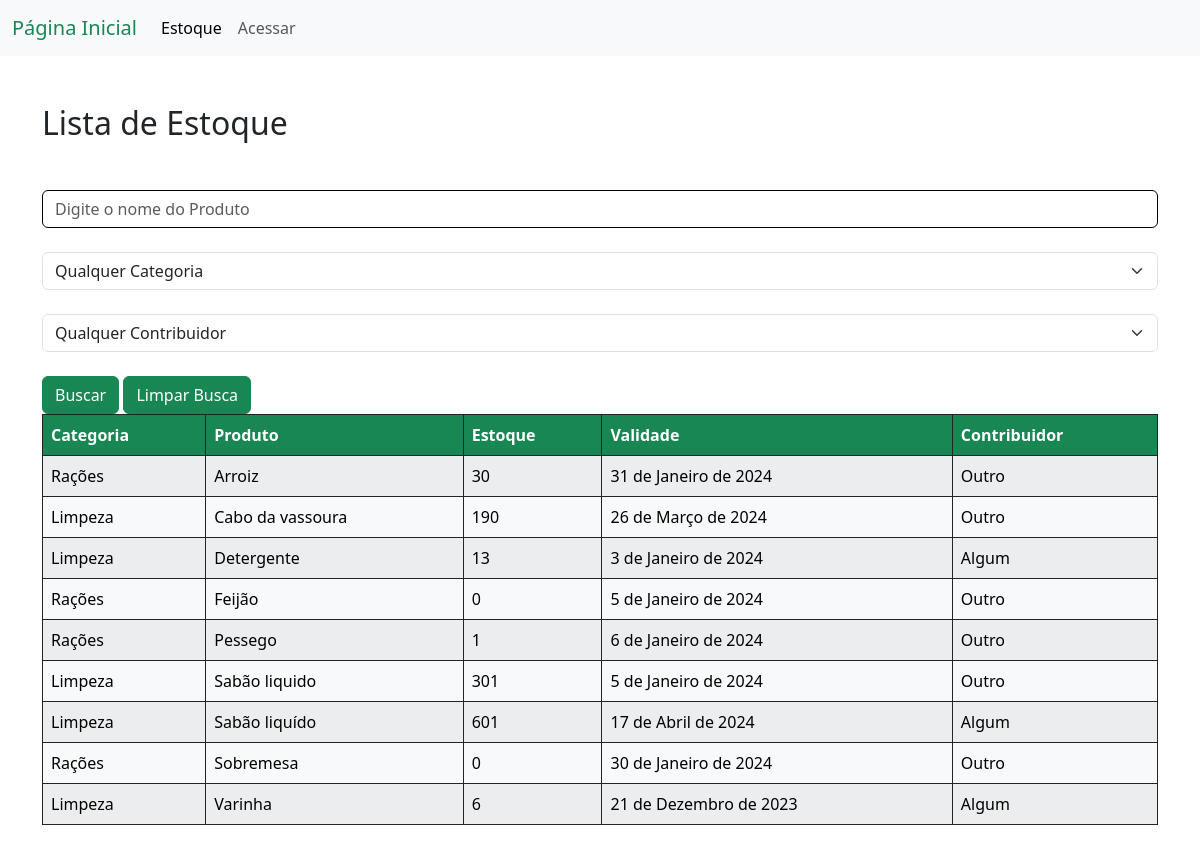
The page /Estoque/ on the database as committed earlier.
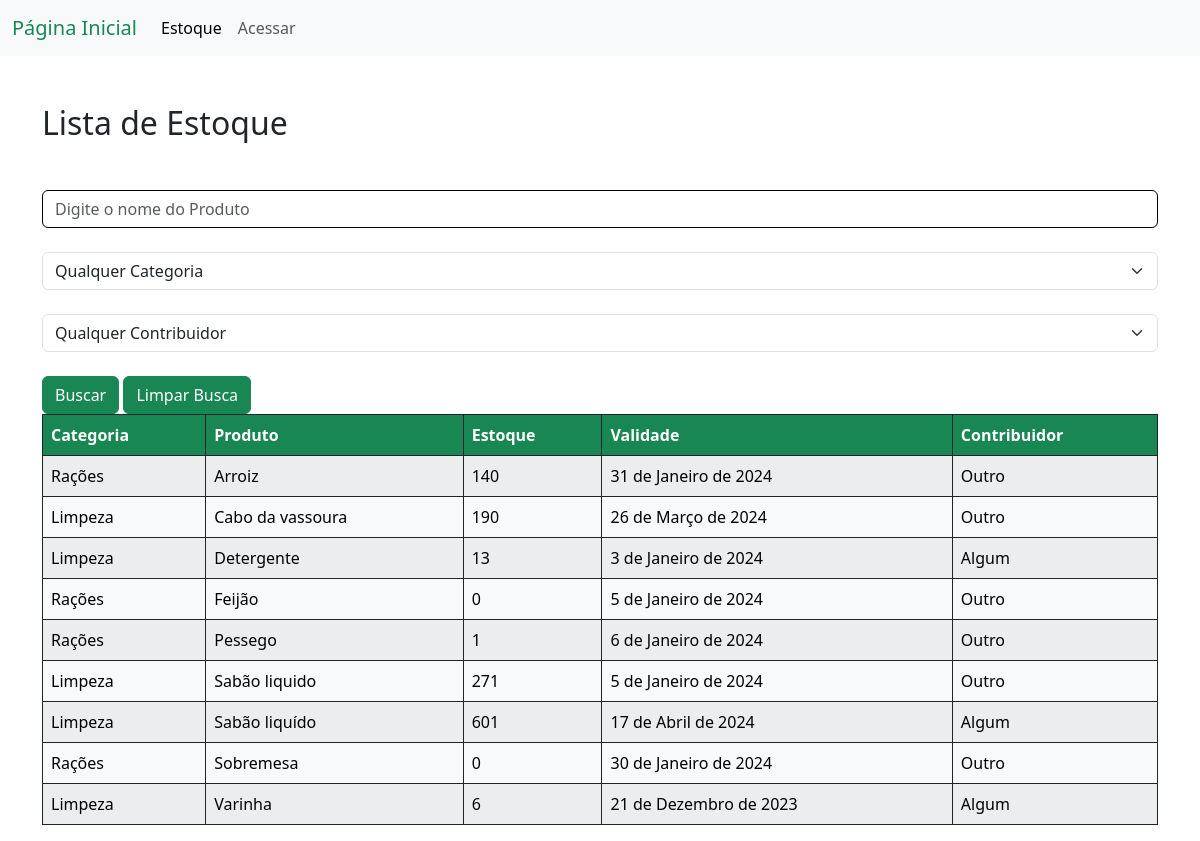
The same page on the database as committed later.
### ABSJ/models.py (models this page shows, shortened)
class Produto(models.Model):
    user = models.ForeignKey(User, on_delete=models.CASCADE)
    categoria = models.ForeignKey(Categoria, on_delete=models.CASCADE, null=True)
    contribuidor = models.ForeignKey(Contribuidor, on_delete=models.CASCADE, null=True)
    produto = models.CharField(max_length=200, unique=True)
    estoque = models.PositiveIntegerField(default=0)
    validade = models.DateField()
    class Meta:
        ordering = ['produto']

class Categoria(models.Model):
    categoria = models.CharField(max_length=100, unique=True)
    class Meta:
        ordering = ['categoria']
    def __str__(self):
        return self.categoria

class Contribuidor(models.Model):
    contribuidor = models.CharField(max_length=250, unique=True)
    tipocontribuidor = models.CharField(choices=CONTRIBUIDOR, max_length=10)
    tempo = models.DateField()
    quantidade_dias = models.PositiveIntegerField(default=0)
    observacoes = models.TextField(blank=True, null=True)
    class Meta:
        ordering = ['tempo']
    def __str__(self):
        return self.contribuidor

### ABSJ/views.py (the view)
# urls.py: path('Estoque/', v.estoque, name='estoque'),
def estoque(request):
    produtos = m.Produto.objects.all()
    categorias = m.Categoria.objects.all()
    contribuidores = m.Contribuidor.objects.all()
    busca = request.GET.get('busca')
    categoria_id = request.GET.get('categoria')
    contribuidor_id = request.GET.get('contribuidor')
    if busca:
        produtos = produtos.filter(
            Q(produto__icontains=busca) | Q(produto__icontains=unidecode(busca))
            )
    if categoria_id:
        produtos = produtos.filter(categoria__id=categoria_id)
    if contribuidor_id:
        produtos = produtos.filter(contribuidor__id=contribuidor_id)
    return render (request, 'list_Estoque.html', {'produtos':produtos, 'categorias':categorias, 'contribuidores':contribuidores})

### templates/list_Estoque.html (shortened to what this page needs)
{% extends 'home.html' %}
{% load static %}
{% block content %}
<div class="container mt-5">
  <h2 class="mb-5">Lista de Estoque</h2>
<form action="{% url 'estoque' %}" method="GET">
    <input class="form-control mb-4" type="text" name="busca" placeholder="Digite o nome do Produto">
    <select class="form-select mb-4" name="categoria">
        <option value="" selected>Qualquer Categoria</option>
    </select>
    <select class="form-select mb-4" name="contribuidor">
        <option value="" selected>Qualquer Contribuidor</option>
    </select>
    <input class="btn btn-success" type="submit" value="Buscar">
    <a class="btn btn-success" href="{% url 'estoque' %}">Limpar Busca</a>
</form>
  <div class="table-responsive">
    <table class="table table-striped table-bordered table-hover border-dark">
      <thead id="customTableHead" class="thead-dark table-custom">
        <tr>
          <th scope="col">Categoria</th>
          <th scope="col">Produto</th>
          <th scope="col">Estoque</th>
          <th scope="col">Validade</th>
          <th scope="col">Contribuidor</th>
        </tr>
      </thead>
      <tbody>
        {% if produtos %}
        {% for p in produtos %}
          <tr class="table-light border-dark custom-links">
            <td><a href="{% url 'Categoria_read' id=p.categoria.id %}" class="specific-link">{{ p.categoria }}</a></td>
            <td><a href="{% url 'Produto_read' id=p.id %}" class="specific-link">{{ p.produto }}</a></td>
            <td>{{ p.estoque }}</td>
            <td>{{ p.validade }}</td>
            <td><a href="{% url 'Contribuidor_read' id=p.contribuidor.id %}" class="specific-link">{{ p.contribuidor }}</a></td>
          </tr>
          {% endfor %}
          {% else %}
          <tr>
            <td class="text-center p-5" colspan="5">Sem resultados encontrados :C</td>
          </tr>
          {% endif %}
      </tbody>
    </table>
  </div>
  </div>
{% endblock %}

Rows that differ between the two databases and show on the page:
changed Produto "Arroiz": estoque "30" → "140"
changed Produto "Sabão liquido": estoque "301" → "271"
